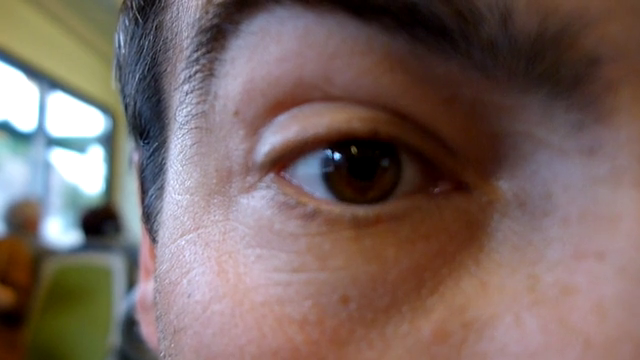
#> input picture frame 15 of eye_motion.mp4, 640 x 360 px
$ python 04_eye_motion_Tracking.py
#> lines starting #> are read from the running program, lines starting #| are printed output that depends on the picture; after the words box and inside, x2 and y2 are one past the last pixel; in counts of white or black regions, pixels touching at a corner belong together
import cv2
import numpy as np

vid = cv2.VideoCapture("07_Alistirmalar/resimler/eye_motion.mp4")

while True:
    ret,frame = vid.read()
#> frame is the input picture: shape (360, 640, 3); mean B, G, R 97.9, 102.8, 121.2

    if ret is False:
        break

    roi = frame[80:210,230:450]
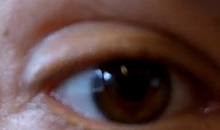
#> roi: shape (130, 220, 3); mean B, G, R 64.2, 67.3, 92.3
    rows,cols,ret = roi.shape
#> rows = 130; cols = 220; ret = 3
    gray = cv2.cvtColor(roi,cv2.COLOR_BGR2GRAY)
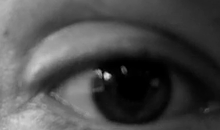
#> gray: shape (130, 220); min 0, max 221, mean 74.4
    ret, threshold = cv2.threshold(gray,3,255,cv2.THRESH_BINARY_INV)
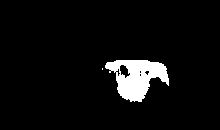
#> threshold: shape (130, 220); 5.4% white; 2 white regions (1 under 20 px)

    contours,ret = cv2.findContours(threshold,cv2.RETR_TREE, cv2.CHAIN_APPROX_SIMPLE)
#> contours = 7 contours, 5 with area under 20; largest, box (x1, y1, x2, y2) and area: (105, 60, 169, 102) 1550, (119, 64, 131, 79) 92; ret = [[1, -1, -1, -1], [-1, 0, 2, -1], [3, -1, -1, 1], [4, 2, -1, 1], [5, 3, -1, 1], [6, 4, -1, 1], [-1, 5, -1, 1]]
    contours=sorted(contours,key = lambda x:cv2.contourArea(x), reverse=True)

    for cnt in contours:
        (x,y,w,h) = cv2.boundingRect(cnt)
        cv2.rectangle(roi,(x,y),(x+w,y+h),(255,0,0),2)
        cv2.line(roi,(x+int(w/2),0),(x+int(w/2),rows),(0,255,0),2)
        cv2.line(roi,(0,y+int(h/2)),(cols,y+int(h/2)),(0,255,0),2)
        break
#> this loop made 1 pass
#> (x, y, w, h) on pass 1: (105, 60, 64, 42)
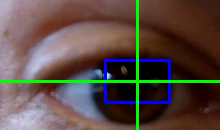
#> roi: shape (130, 220, 3); 5.72% of pixels changed, all inside (x1, y1, x2, y2) = (0, 0, 220, 130)

    frame[80:210,230:450] = roi
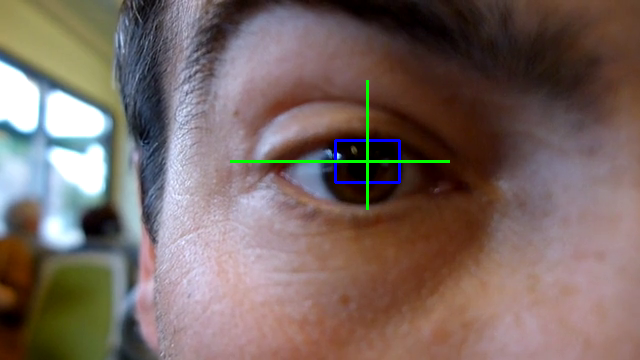
#> frame: shape (360, 640, 3); 0.71% of pixels changed, all inside (x1, y1, x2, y2) = (230, 80, 450, 210)
    cv2.imshow("roi",frame)
    cv2.imshow("mask",threshold)

    if cv2.waitKey(80) & 0xFF==ord("q"):
#> (key q is pressed here)
        break

vid.release()
cv2.destroyAllWindows()

$ run again, starting later in the video
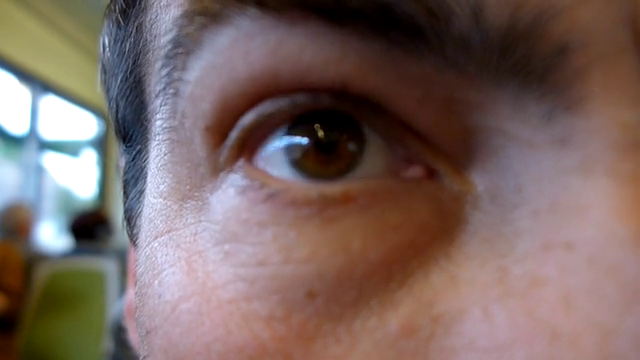
#> input picture frame 124 of eye_motion.mp4, 640 x 360 px
#> frame is the input picture: shape (360, 640, 3); mean B, G, R 97.7, 102, 121.5
#> `ret, threshold = cv2.threshold(gray,3,255,cv2.THRESH_BINARY_INV)`:
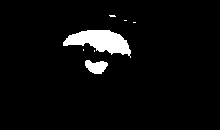
#> threshold: shape (130, 220); 4.5% white; 7 white regions (5 under 20 px)
#> `contours,ret = cv2.findContours(threshold,cv2.RETR_TREE, cv2.CHAIN_APP..`: contours = 7 contours, 5 with area under 20; largest, box (x1, y1, x2, y2) and area: (63, 30, 131, 58) 969, (85, 60, 108, 74) 196; ret = [[1, -1, -1, -1], [2, 0, -1, -1], [3, 1, -1, -1], [4, 2, -1, -1], [5, 3, -1, -1], [6, 4, -1, -1], [-1, 5, -1, -1]]
#> the loop `for cnt in contours:` made 1 pass
#> (x, y, w, h) on pass 1: (63, 30, 68, 28)
#> `frame[80:210,230:450] = roi`:
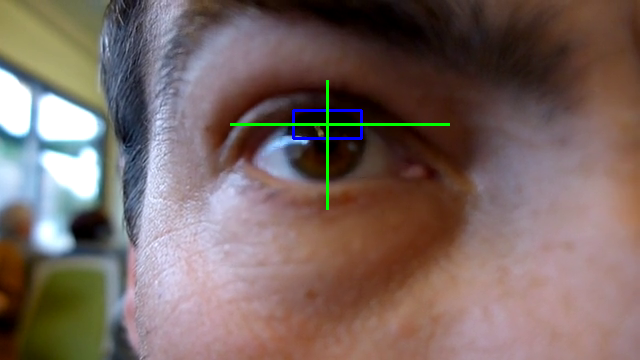
#> frame: shape (360, 640, 3); 0.68% of pixels changed, all inside (x1, y1, x2, y2) = (230, 80, 450, 210)
